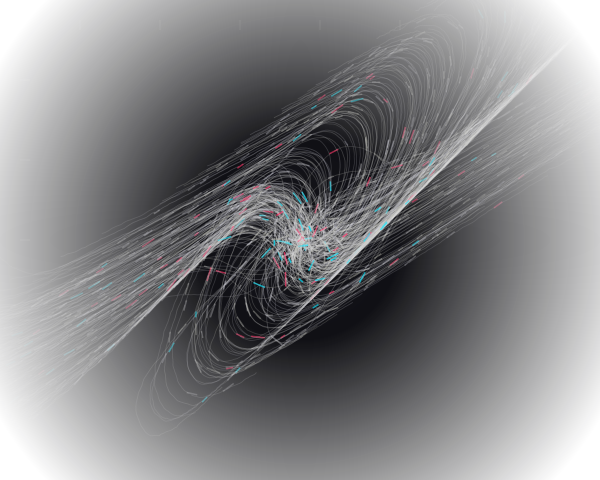

Recreate this plot in Python.
import cairo
import math
import random

# Setup
width, height = 600, 480
surface = cairo.ImageSurface(cairo.FORMAT_ARGB32, width, height)
ctx = cairo.Context(surface)

# Background - Dark neutral foundation
ctx.set_source_rgb(0.04, 0.04, 0.05)
ctx.paint()

def get_field_angle(x, y, seed_val):
    """Generates a pseudo-perlin flow field using trigonometric octaves."""
    scale1 = 0.005
    scale2 = 0.015
    angle = (math.sin(x * scale1 + seed_val) + 
             math.cos(y * scale1 - seed_val) + 
             math.sin((x + y) * scale2))
    return angle * math.pi

def draw_kinetic_particle(start_x, start_y, steps, base_color):
    ctx.save()
    
    x, y = start_x, start_y
    seed_val = random.uniform(0, 100)
    
    # Kinetic entropy: particles start ordered and become more jittered
    for i in range(steps):
        angle = get_field_angle(x, y, seed_val)
        
        # Calculate velocity with radial expansion influence
        dist_from_center = math.sqrt((x - width/2)**2 + (y - height/2)**2)
        expansion_force = 0.8
        
        vx = math.cos(angle) * 3 + (x - width/2) * 0.005 * expansion_force
        vy = math.sin(angle) * 3 + (y - height/2) * 0.005 * expansion_force
        
        # Add entropy/jitter as distance increases
        jitter = (dist_from_center / width) * 2.0
        vx += random.uniform(-jitter, jitter)
        vy += random.uniform(-jitter, jitter)
        
        new_x, new_y = x + vx, y + vy
        
        # Distance-based alpha for density modulation
        alpha = max(0, 1.0 - (dist_from_center / (width * 0.6)))
        
        # Modular Primitives: Occasionally draw a "structural fragment" instead of a line
        if i % 15 == 0 and random.random() > 0.7:
            # High-chroma spectral shifts
            if random.random() > 0.92:
                ctx.set_source_rgba(0.0, 0.9, 1.0, alpha * 0.8) # Cyan pulse
            elif random.random() > 0.92:
                ctx.set_source_rgba(1.0, 0.2, 0.4, alpha * 0.8) # Magenta pulse
            else:
                ctx.set_source_rgba(base_color[0], base_color[1], base_color[2], alpha * 0.5)
            
            # Draw a rectilinear fragment oriented to flow
            ctx.save()
            ctx.translate(x, y)
            ctx.rotate(angle)
            ctx.rectangle(-2, -1, random.uniform(5, 15), 1.5)
            ctx.fill()
            ctx.restore()
        else:
            # Standard flow path with optical blending
            ctx.set_source_rgba(base_color[0], base_color[1], base_color[2], alpha * 0.3)
            ctx.set_line_width(0.8)
            ctx.move_to(x, y)
            ctx.line_to(new_x, new_y)
            ctx.stroke()
            
        x, y = new_x, new_y
        
        # Stop if out of bounds
        if x < -50 or x > width + 50 or y < -50 or y > height + 50:
            break
            
    ctx.restore()

# 1. Create a diffuse atmospheric gradient in the background
lg = cairo.RadialGradient(width/2, height/2, 50, width/2, height/2, 400)
lg.add_color_stop_rgba(0, 0.15, 0.15, 0.2, 0.3)
lg.add_color_stop_rgba(1, 0.04, 0.04, 0.05, 0)
ctx.set_source(lg)
ctx.rectangle(0, 0, width, height)
ctx.fill()

# 2. Generate the flow trails
# Centralized order: start more particles near the center
num_particles = 450
for _ in range(num_particles):
    # Radial start distribution (Golden ratio inspired spiral or random disk)
    r = random.uniform(0, 40)
    theta = random.uniform(0, 2 * math.pi)
    start_x = width/2 + r * math.cos(theta)
    start_y = height/2 + r * math.sin(theta)
    
    # Systematic color variation (Desaturated greys with subtle warmth)
    gray_val = random.uniform(0.7, 0.9)
    base_color = (gray_val, gray_val, gray_val + random.uniform(-0.05, 0.05))
    
    draw_kinetic_particle(start_x, start_y, 120, base_color)

# 3. Add Crisp Structural Overlay (Swiss precision element)
# A subtle grid or coordinate markers to ground the entropy
ctx.set_line_width(0.5)
ctx.set_source_rgba(1, 1, 1, 0.15)
grid_spacing = 80
for i in range(1, int(width/grid_spacing)):
    # Vertical markers
    curr_x = i * grid_spacing
    ctx.move_to(curr_x, 20)
    ctx.line_to(curr_x, 30)
    ctx.stroke()
    
for j in range(1, int(height/grid_spacing)):
    # Horizontal markers
    curr_y = j * grid_spacing
    ctx.move_to(20, curr_y)
    ctx.line_to(30, curr_y)
    ctx.stroke()

# 4. Focal core accent
ctx.set_source_rgba(1, 1, 1, 0.05)
ctx.arc(width/2, height/2, 2, 0, 2 * math.pi)
ctx.fill()

# Final Polish: Add a subtle vignette-like fade at the edges
ctx.set_operator(cairo.OPERATOR_DEST_IN)
vg = cairo.RadialGradient(width/2, height/2, 100, width/2, height/2, 350)
vg.add_color_stop_rgba(0, 1, 1, 1, 1)
vg.add_color_stop_rgba(1, 1, 1, 1, 0)
ctx.set_source(vg)
ctx.paint()
